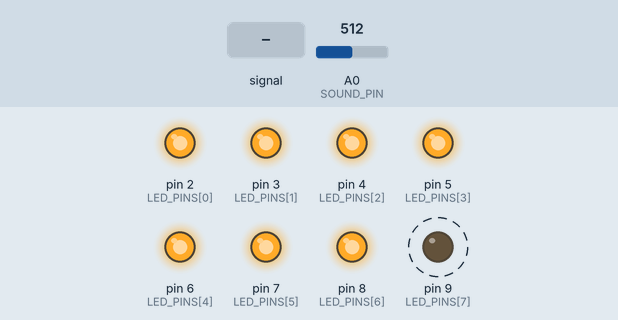
Simulated run of this sketch. Board: Arduino Uno, built with avr-gcc and run on an emulated ATmega328P. Parts: output pins drawn as LEDs (lit = HIGH). Dashed ring = blinking. Inputs (shaded band) come from the test bench; at power-on: A0 (SOUND_PIN) = 512.

Above: at 1.29 s.
1.3 s: A0 (SOUND_PIN) set to 496
At 1.5 s:
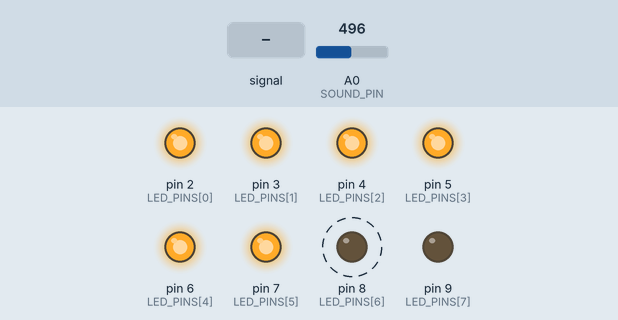
4.3 s: A0 (SOUND_PIN) fed a 200 Hz sine of ±81 counts around its level
7.3 s: A0 (SOUND_PIN) set to 122
At 8.4 s:
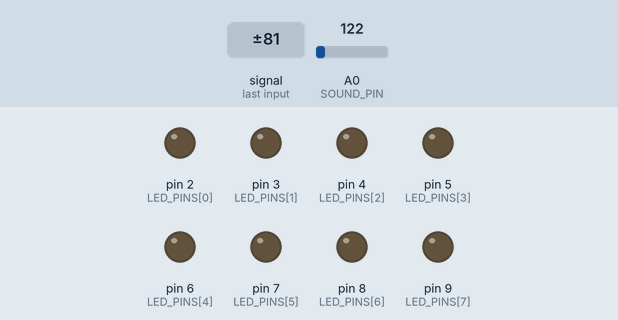
10.3 s: A0 (SOUND_PIN) set to 166
11.8 s: A0 (SOUND_PIN) set to 185
At 11.97 s:
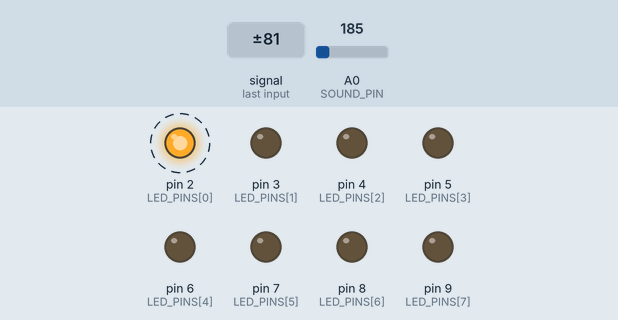
14.8 s: A0 (SOUND_PIN) set to 118
At 15.2 s:
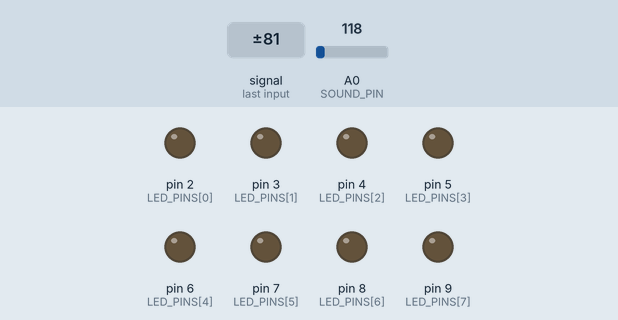
Timing chart, 0 to 17.3 s (numbered marks = the images above; inputs shaded):
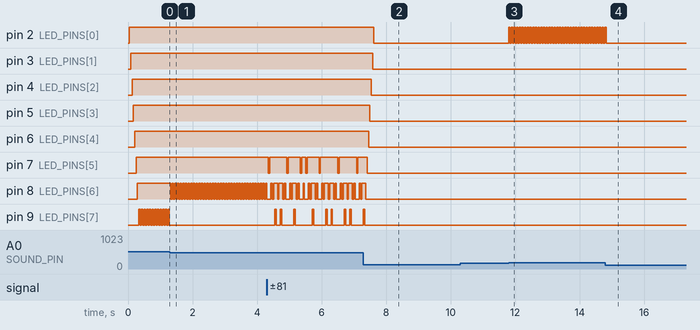

The sketch:

Sound_Sensor_led.ino
```cpp
const int SOUND_PIN = A0;
const int SOUND_MIN = 128;
const int SOUND_MAX = 512;
const int LED_MIN = 0;
const int LED_MAX = 8;
const int LED_SYCLE = 250;
const int LED_PINS[8] = {2,3,4,5,6,7,8,9};

int target_sound;
int target_led_level;
int tmp_led_level;
int count = 0;
int now_led_level = 0;

void setup()
{
  for (int i = 0; i <= 7; i++)
  {
    pinMode(LED_PINS[i], OUTPUT);
  }
}

void loop()
{
  target_sound = analogRead(SOUND_PIN);

  if (target_sound < SOUND_MIN)
  {
    target_sound = SOUND_MIN;
  }
  else if (target_sound > SOUND_MAX)
  {
    target_sound = SOUND_MAX;
  }

  target_led_level = map(target_sound, SOUND_MIN, SOUND_MAX, LED_MIN, LED_MAX);

  // LED_SYCLE 마다 led 제어
  if (count == LED_SYCLE)
  {
    if (now_led_level < target_led_level)
    {
      now_led_level++;
      digitalWrite(LED_PINS[now_led_level - 1], HIGH);
    }
    else
    {
      if (now_led_level != LED_MIN || now_led_level != LED_MAX)
      {
        digitalWrite(LED_PINS[now_led_level - 1], LOW);
        now_led_level--;
      }
    }
    count = 0;
  }
  else
  {
    count++;
  }
}
```

Measured:
- the behaviour switches between 512 and 511 on A0 (SOUND_PIN) (found by bisection; images 0 and 1)
- the behaviour switches between 175 and 176 on A0 (SOUND_PIN) (found by bisection; images 2 and 3)
- after the input at 1.3 s, pin 8 (LED_PINS[6]): alternates HIGH for 0.04 s and LOW for 0.04 s, starting at once; pin 9 (LED_PINS[7]): stops changing and stays LOW
- after the input at 7.3 s, pin 2 (LED_PINS[0]): HIGH → LOW after 0.32 s; pin 3 (LED_PINS[1]): HIGH → LOW after 0.28 s; pin 4 (LED_PINS[2]): HIGH → LOW after 0.24 s; pin 5 (LED_PINS[3]): HIGH → LOW after 0.20 s; pin 6 (LED_PINS[4]): HIGH → LOW after 0.16 s
- after the input at 10.3 s, every drawn part: stays the same
- after the input at 11.8 s, pin 2 (LED_PINS[0]): alternates HIGH for 0.04 s and LOW for 0.04 s, starting at once
- after the input at 14.8 s, pin 2 (LED_PINS[0]): goes on until 14.8 s, then stays LOW
- by itself, pin 9 (LED_PINS[7]): alternates HIGH for 0.04 s and LOW for 0.04 s
